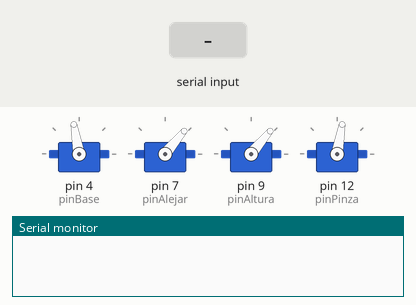
A sketch run on a simulated Arduino Uno, built with avr-gcc and run on an emulated ATmega328P. Shown: 4 × servo, the last lines printed to the serial monitor. The test bench sets the inputs (shaded band).

Above: at 1.2 s.
1.3 s: "30,150\n" received over Serial
At 1.47 s:
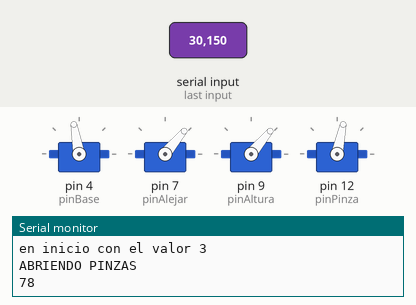
3.1 s: "6\n" received over Serial
At 3.9 s:
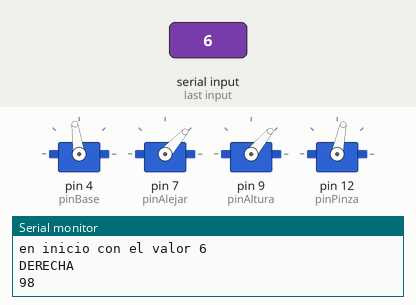
4.6 s: "90,45\n" received over Serial
At 4.77 s:
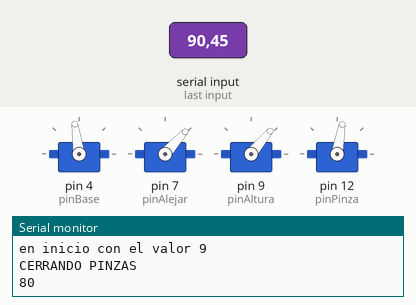
6.4 s: "8\n" received over Serial
At 7.6 s:
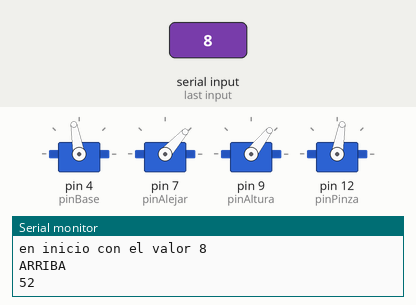
Timing chart, 0 to 8.9 s (numbered marks = the images above; inputs shaded):
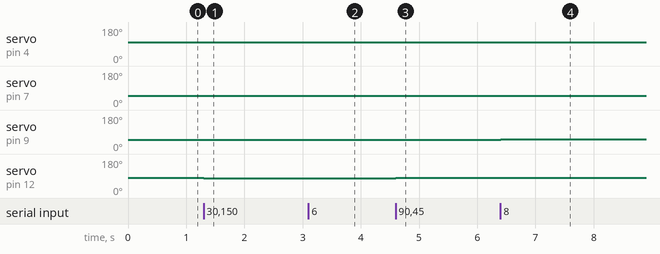

Measured:
- after the input at 1.3 s, servo on pin 7 (pinAlejar): 50° → 48° after 0.35 s; servo on pin 12 (pinPinza): 80° → 78° at once
- after the input at 3.1 s, servo on pin 4 (pinBase): 100° → 98° at once
- after the input at 4.6 s, servo on pin 4 (pinBase): 98° → 100° after 0.35 s; servo on pin 12 (pinPinza): 78° → 80° at once
- after the input at 6.4 s, servo on pin 9 (pinAltura): 50° → 52° at once

The sketch:

brazoRob.ino
```cpp
#include <Servo.h>


Servo servoBase;
Servo servoAlejar;
Servo servoAltura;
Servo servoPinza;

int pinBase = 4; //base
int pinAlejar = 7; // alejar acercar
int pinAltura = 9; // altura
int pinPinza = 12; //pinzas


int pinza = 80;
int base = 100;
int altura = 50;
int alejar = 50;


int a=0;

void setup() {
  // put your setup code here, to run once:
  Serial.begin(9600);
  servoBase.attach(pinBase);
  servoAlejar.attach(pinAlejar);
  servoAltura.attach(pinAltura);
  servoPinza.attach(pinPinza);
  servoBase.write(base);
  servoAlejar.write(alejar);
  servoAltura.write(altura);
  servoPinza.write(pinza);

}

void loop() {

  if (Serial.available()){
       a=Serial.read()-'0';

       if(a>=0){
           Serial.print("en inicio con el valor ");
           Serial.println(a);

         if(a==4){
          Serial.println("IZQUIERDA");
          if(base<171){
            base=base+2;
            servoBase.write(base);
            Serial.println(base);
            delay(150);
          }
        }
        else if(a==6){
          Serial.println("DERECHA");
          if(base>9){
            base=base-2;
            servoBase.write(base);
            Serial.println(base);
            delay(150);
          }
        }
        else if(a==8){
          Serial.println("ARRIBA");
          if(altura<152){
            altura=altura+2;
            servoAltura.write(altura);
            Serial.println(altura);
            delay(150);
          }
        }
        else if(a==2){
          Serial.println("ABAJO");
           if(altura>12){
            altura=altura-2;
            servoAltura.write(altura);
            Serial.println(altura);
            delay(150);
          }
        }
        else if(a==7){
          Serial.println("ADELANTE");
          if(alejar<140){
            alejar=alejar+2;
            servoAlejar.write(alejar);
            Serial.println(alejar);
            delay(150);
          }
        }
        else if(a==1){
          Serial.println("ATRAS");
          if(alejar>12){
            alejar=alejar-2;
            servoAlejar.write(alejar);
             Serial.println(alejar);
            delay(150);
          }
        }
        else if(a==9){
          Serial.println("CERRANDO PINZAS");
          if(pinza<100){
            pinza=pinza+2;
            servoPinza.write(pinza);
             Serial.println(pinza);
            delay(150);
          }
        }
        else if(a==3){
          Serial.println("ABRIENDO PINZAS");
          if(pinza>50){
            pinza=pinza-2;
            servoPinza.write(pinza);
             Serial.println(pinza);
            delay(150);
          }
        }

        delay(100);
       }
  }

  /**/


}
```
